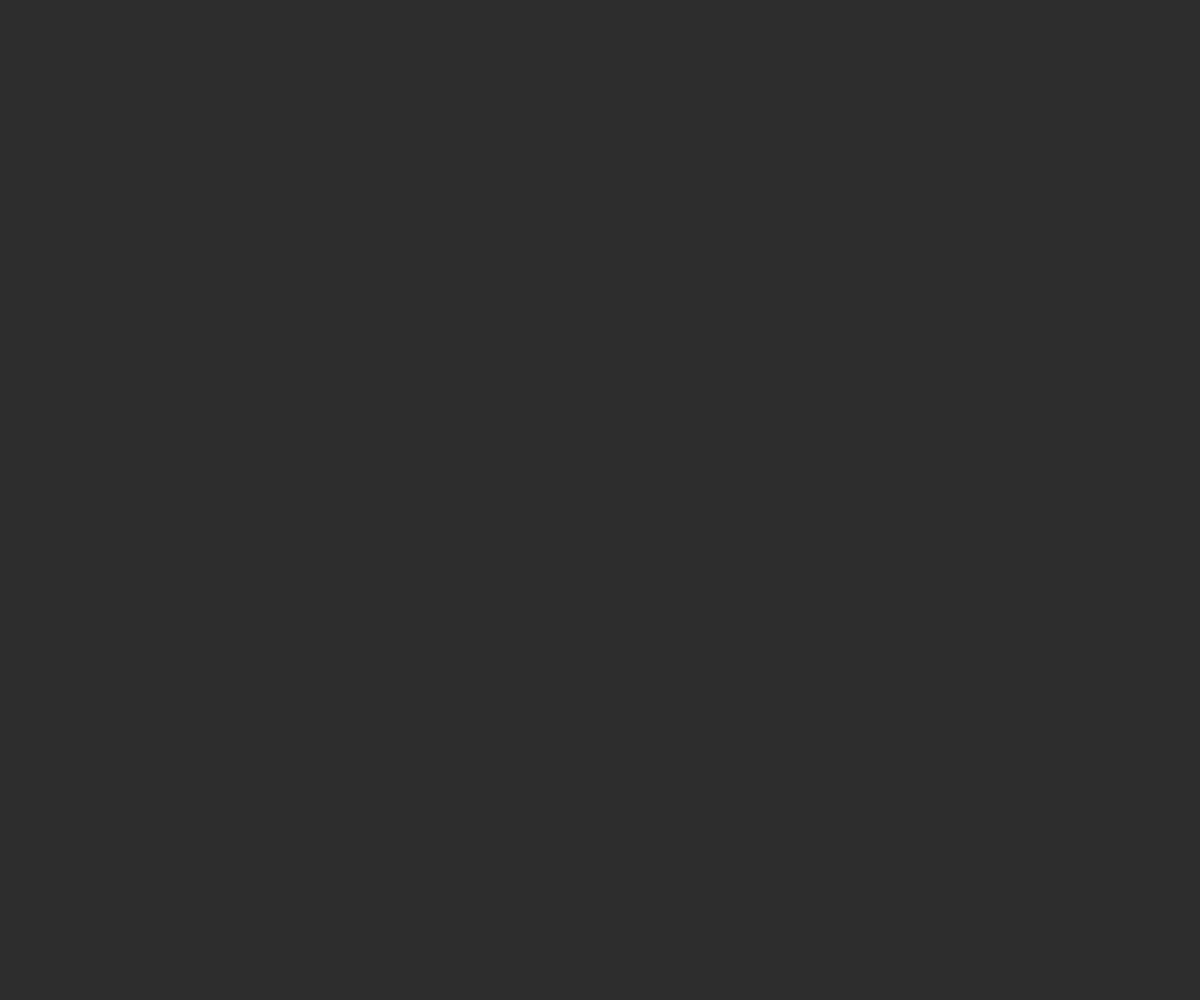
Frame 1 (no input)
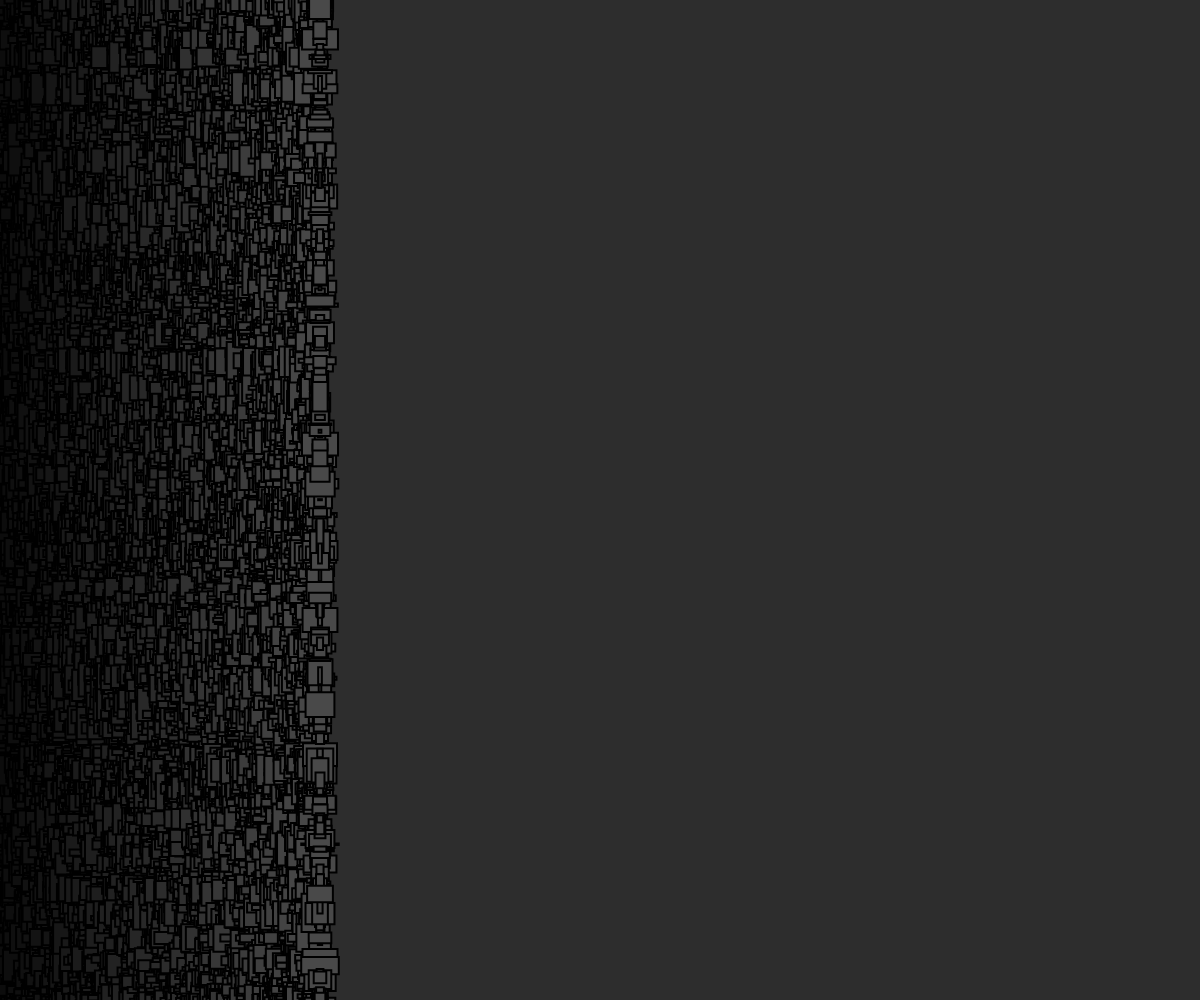
Frame 60 (no input)
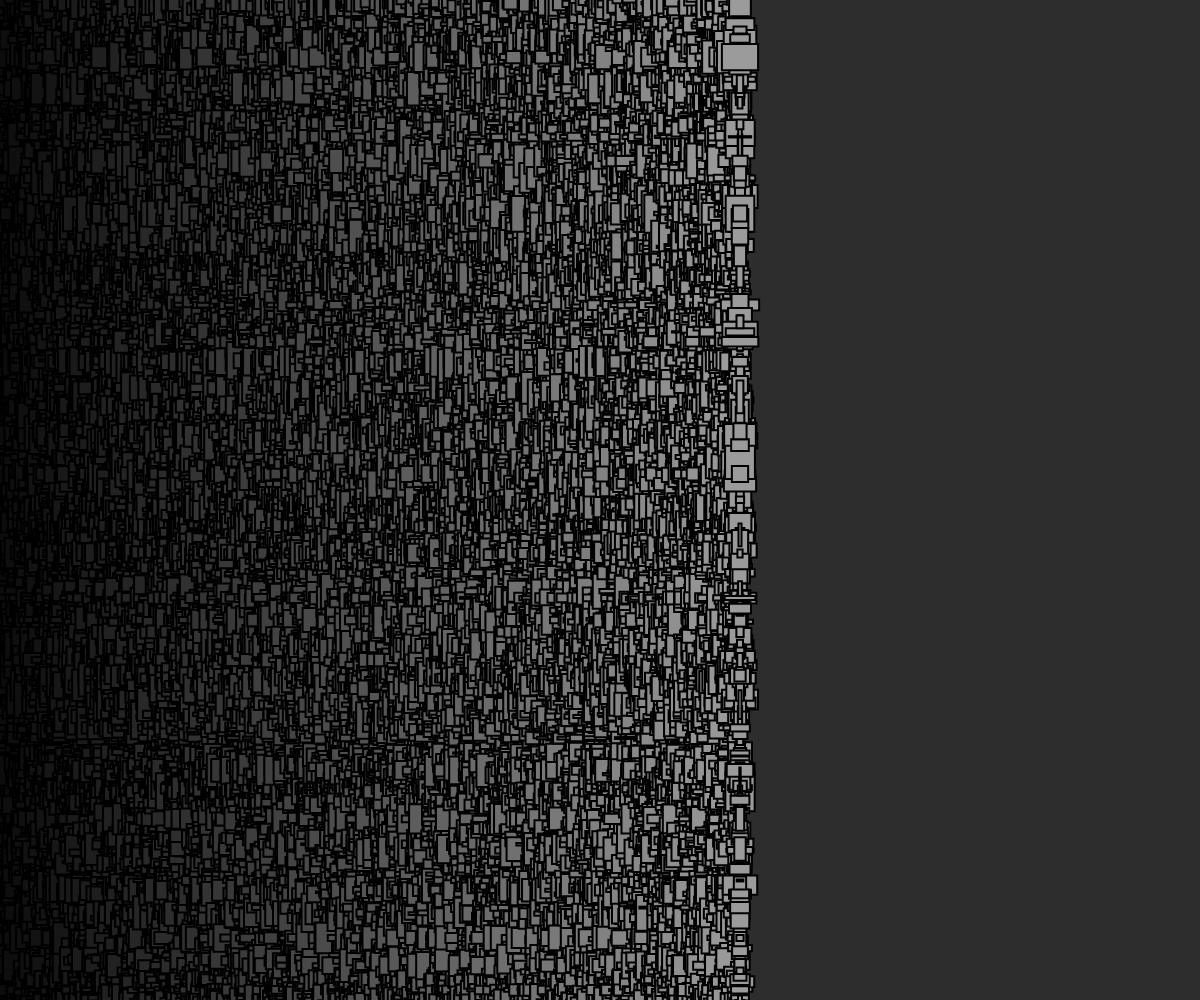
Frame 120 (the mouse pressed at the canvas centre since frame 60)

The p5.js sketch that drew these frames (run headless with seeded random() and noise() and a simulated clock; from frame 60 on, the mouse is pressed at the canvas centre):

// p5.js sketch
// ── sketch.js

let couleur;
let squarres = [];
function setup(){
    createCanvas(innerWidth, innerHeight);
    background(45);
    for (let sq = 0; sq < 1000; sq++) {
        squarres.push(new Squarre(-100,random(0,innerHeight+1000),random(1,4),random(1,4),0));
      }
}

function draw(){
    
    for(i=0; i<squarres.length ;i++){

        squarres[i].move();
        squarres[i].goBack();
        squarres[i].show();
        
    }
}

class Squarre {
    constructor(x,y,wdth,hght, col){
        this.x = x;
        this.y = y;
        this.wdth = wdth;
        this.hght = hght; 
        this.col = col;
    }
    
    move(){
        this.x = this.x + 7;
    }
    
    goBack(){
        if(this.x > innerWidth + 100 && this.y > -100){
            this.x = -100;
            this.y = random(0,innerHeight+1000);
        }
    }
    
    show(){
        
        couleur = map(this.x, -50, innerWidth+50, this.col, this.col+255);
        
        stroke(0);
        strokeWeight(2);
        fill(couleur);
        rectMode(CENTER);
        rect(this.x, this.y, this.wdth * random(1,10), this.hght * random(1,10));
    }
}
